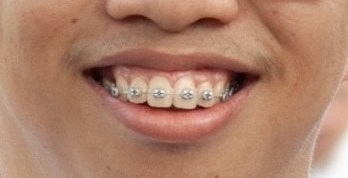
#> input picture 41_real.jpg, 348 x 178 px
$ python -i dataArgument.py   (imports and definitions only)
#> lines starting #> are read from the running program, lines starting #| are printed output that depends on the picture; after the words box and inside, x2 and y2 are one past the last pixel; in counts of white or black regions, pixels touching at a corner belong together
#> further down, picture is the input picture: shape (178, 348, 3); mean B, G, R 105.3, 127.3, 173.5
import os
import cv2
import glob
import random as rd
import sys, argparse

parsers = argparse.ArgumentParser()
# [2 lines not run here, left out]
def changeV(img, value=30):
#> called with value = 30
    hsv = cv2.cvtColor(img, cv2.COLOR_BGR2HSV)
#> hsv: shape (178, 348, 3); mean H, S, V 10.6, 103.2, 173.5
    h, s, v = cv2.split(hsv)
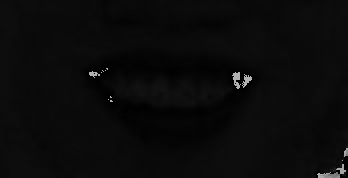
#> h: shape (178, 348); min 0, max 179, mean 10.6
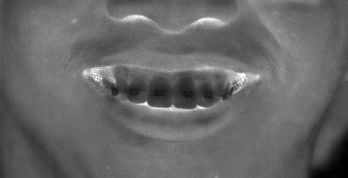
#> s: shape (178, 348); min 0, max 255, mean 103.2
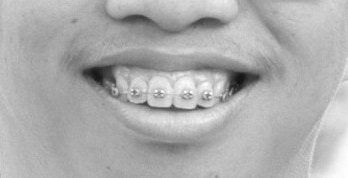
#> v: shape (178, 348); min 16, max 255, mean 173.5
    lim = 255 - value
    v[v > lim] = 255
#> v: shape (178, 348); 1.98% of pixels changed, all inside (x1, y1, x2, y2) = (131, 0, 348, 178)
    v[v <= lim] = v[v <= lim] + value
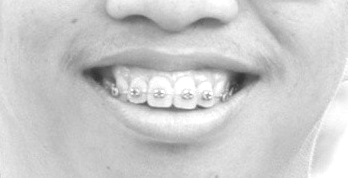
#> v: shape (178, 348); min 46, max 255, mean 203.3
    final_hsv = cv2.merge((h, s, v))
#> final_hsv: shape (178, 348, 3); mean H, S, V 10.6, 103.2, 203.3
    img = cv2.cvtColor(final_hsv, cv2.COLOR_HSV2BGR)
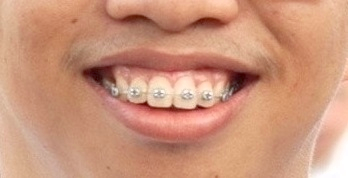
#> img: shape (178, 348, 3); mean B, G, R 122.5, 148.3, 203.3
    return img

def changeS(img, value=30):
    hsv = cv2.cvtColor(img, cv2.COLOR_BGR2HSV)
    h, s, v = cv2.split(hsv)
    lim = 255 - value
    s[s > lim] = 255
    s[s <= lim] = s[s <= lim] + value
    final_hsv = cv2.merge((h, s, v))
    img = cv2.cvtColor(final_hsv, cv2.COLOR_HSV2BGR)
    return img

def genImageByChangeSV(img, imgName, numOfGenImage):
    genImages = []
    for i in range(0, numOfGenImage):
        newS = rd.randint(0, 100)
        newV = rd.randint(0, 255)
        newImage = changeS(changeV(img, newV), newS)
        genImages.append(newImage)
        cv2.imwrite(os.path.join(args.folder , imgName[:imgName.find('.')]  + "_" + str(i) + ".png"), newImage)
    return genImages

# [1 line not run here, left out]

# [1 line that did not run here, left out]

# [4 lines not run here, left out]

>>> import cv2
>>> picture = cv2.imread('../41_real.jpg')
>>> result = changeV(picture)
